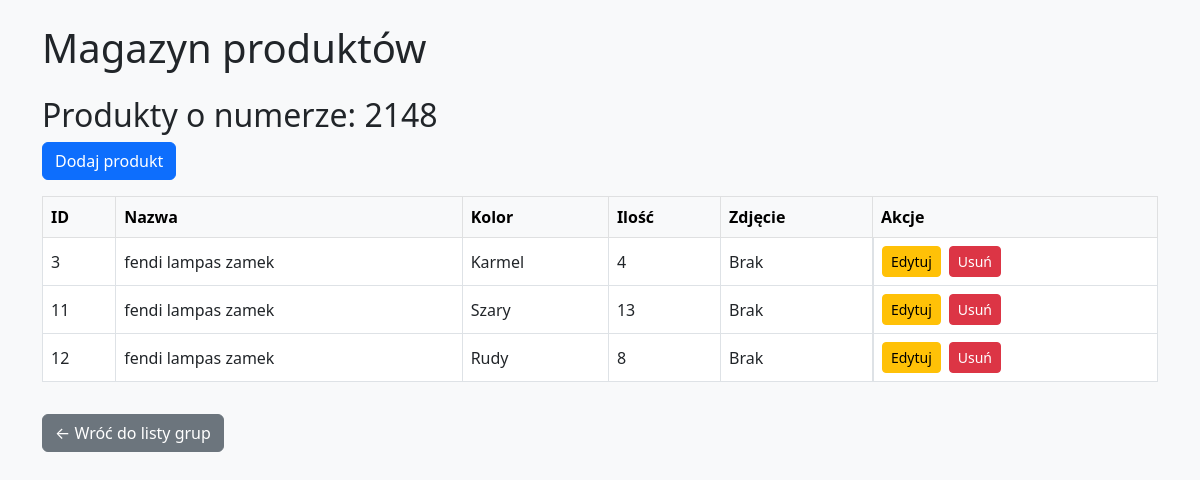
Screenshot of /group/2148 with the database file from the repository.
### tables this page shows
CREATE TABLE products (
                id INTEGER PRIMARY KEY AUTOINCREMENT,
                number TEXT NOT NULL,
                name TEXT NOT NULL,
                color TEXT NOT NULL,
                quantity INTEGER NOT NULL,
                image_url TEXT
            );

### app.py (the view)
@app.route('/group/<number>', methods=['GET'])
def group_detail(number):
    with sqlite3.connect(DB_NAME) as conn:
        c = conn.cursor()
        c.execute("SELECT * FROM products WHERE number = ?", (number,))
        products = c.fetchall()
    return render_template('group_detail.html', products=products, number=number)

### templates/group_detail.html
{% extends 'base.html' %}
{% block content %}
<h2>Produkty o numerze: {{ number }}</h2>
<a href="{{ url_for('add_product') }}" class="btn btn-primary mb-3">Dodaj produkt</a>
<table class="table table-bordered table-hover bg-white align-middle">
    <thead class="table-light">
        <tr>
            <th>ID</th>
            <th>Nazwa</th>
            <th>Kolor</th>
            <th>Ilość</th>
            <th>Zdjęcie</th>
            <th>Akcje</th>
        </tr>
    </thead>
    <tbody>
        {% for product in products %}
        <tr>
            <td>{{ product[0] }}</td>
            <td>{{ product[2] }}</td>
            <td>{{ product[3] }}</td>
            <td>{{ product[4] }}</td>
            <td>
                {% if product[5] %}
                <img src="{{ product[5] }}" alt="Zdjęcie" style="max-height: 80px; border-radius: 8px; box-shadow: 0 0 5px rgba(0,0,0,0.3);">
                {% else %}
                Brak
                {% endif %}
            </td>
            <td class="d-flex gap-2">
                <a href="{{ url_for('edit_product', product_id=product[0]) }}" class="btn btn-sm btn-warning">Edytuj</a>
                <form action="{{ url_for('delete_product', product_id=product[0]) }}" method="post" onsubmit="return confirm('Na pewno usunąć ten produkt?')" style="display:inline;">
                    <button type="submit" class="btn btn-sm btn-danger">Usuń</button>
                </form>
            </td>
        </tr>
        {% else %}
        <tr><td colspan="6" class="text-center">Brak produktów w tej grupie</td></tr>
        {% endfor %}
    </tbody>
</table>
<a href="{{ url_for('index') }}" class="btn btn-secondary mt-3">← Wróć do listy grup</a>
{% endblock %}

### rows the page displays
products: id "3", name "fendi lampas zamek", color "Karmel", quantity "4", image_url "Brak"
products: id "11", name "fendi lampas zamek", color "Szary", quantity "13", image_url "Brak"
products: id "12", name "fendi lampas zamek", color "Rudy", quantity "8", image_url "Brak"

### other values shown
{{ number }} "2148"
